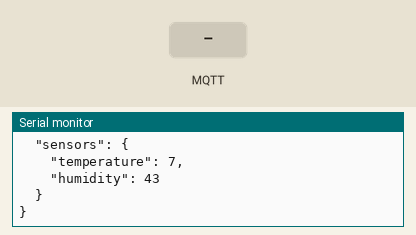
The sketch below on a simulated ESP8266 (NodeMCU). On the bench: the last lines printed to the serial monitor. Inputs (shaded band) come from the test bench. WiFi joins after 1.5 s; servers stay silent unless stated; random numbers use the default seed unless the sketch sets one; no MQTT or app messages arrive unless stated.

Above: at 2.7 s.
2.8 s: MQTT message "1" arrives on the first subscribed topic
At 4.2 s:
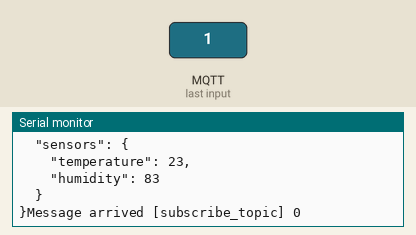
4.3 s: MQTT message "0" arrives on the first subscribed topic
5.8 s: MQTT message "on" arrives on the first subscribed topic
At 5.96 s:
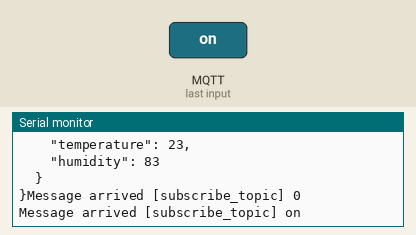
7.3 s: MQTT message "off" arrives on the first subscribed topic
At 7.9 s:
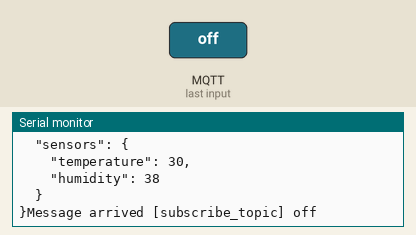
8.8 s: MQTT message "1" arrives on the second subscribed topic
At 10.2 s:
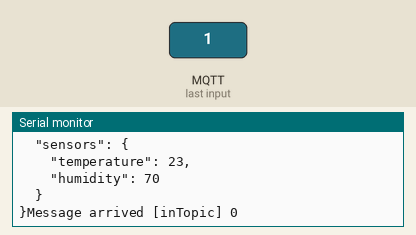
10.3 s: MQTT message "0" arrives on the second subscribed topic
Timing chart, 0 to 12.8 s (numbered marks = the images above; inputs shaded):
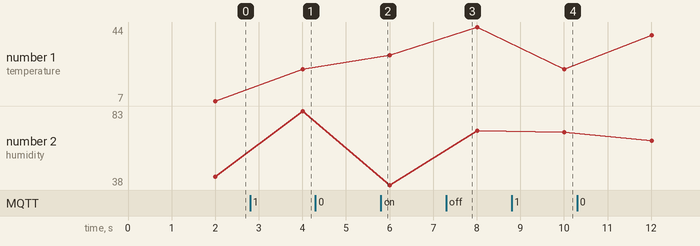

Measured:
- after the input at 2.8 s, the serial monitor: prints a new line at once (image 1)
- after the input at 5.8 s, the serial monitor: prints a new line at once (image 2)
- after the input at 7.3 s, the serial monitor: prints a new line at once (image 3)
- after the input at 8.8 s, the serial monitor: prints a new line at once (image 4)

The sketch:

main.ino
```cpp
#include <ESP8266WiFi.h>
#include "credentials.h"
#include "mqtt.h"

WiFiClient espClient;
PubSubClient client(espClient);
MqttJson mqtt(client);

long lastMsg = 0;
char payload[700];

void setup_wifi() {
  delay(10);
  Serial.print("Connecting to ");
  Serial.println(ssid);
  WiFi.mode(WIFI_STA);
  WiFi.begin(ssid, password);

  while (WiFi.status() != WL_CONNECTED) {
    delay(500);
    Serial.print(".");
  }

  Serial.println("");
  Serial.println("WiFi connected");
  Serial.println("IP address: ");
  Serial.println(WiFi.localIP());
}
void setup() {
  Serial.begin(115200);
  setup_wifi();
  mqtt.init(mqtt_server, mqtt_user, mqtt_password, mqtt_id);
  mqtt.setDeviceUUID(uuid);
  mqtt.subscribe(subscribe_topic);
}

void loop() {
  if (!mqtt.connected()) {
    mqtt.reconnect();
  }
  mqtt.loop();
  long now = millis();
  if (now - lastMsg > 2000) {
    lastMsg = now;
    mqtt.publish(publish_topic, payload);
  }
}
```

credentials.h
```cpp
#ifndef CREDS_h
#define CREDS_h

const char* uuid = "056ebcfe-ec2d-42f7-8396-a30137f99d08";
const char* ssid = "bandirom";
const char* password = "Hk45Erf3W";
const char* mqtt_server = "192.168.1.104";
const char* mqtt_user = "mqtt_user";
const char* mqtt_password = "mqtt_password";
const char* mqtt_id = "ESP8266Client";
const char* publish_topic = "mq2_mqtt";
const char* subscribe_topic = "inTopic";

#endif
```

mqtt.cpp
```cpp
#include "Arduino.h"
#include "mqtt.h"
#include <ArduinoJson.h>

StaticJsonDocument<256> doc;

MqttJson::MqttJson(PubSubClient& mqtt_client) : client(mqtt_client) {}


void MqttJson::init(const char* mqtt_server, const char* mqtt_user, const char* mqtt_password, const char* mqtt_id) {
  Serial.println("Mqtt init");
  _mqtt_server = mqtt_server;
  _mqtt_user = mqtt_user;
  _mqtt_password = mqtt_password;
  _mqtt_id = mqtt_id;
  client.setServer(_mqtt_server, mqtt_port);
  client.setCallback(callback);
  reconnect();
}

void MqttJson::callback(char* topic, byte* payload, unsigned int length){
  Serial.print("Message arrived [");
  Serial.print(topic);
  Serial.print("] ");
  for (int i = 0; i < length; i++) {
    Serial.print((char)payload[i]);
  }
  Serial.println();
}

void MqttJson::reconnect() {
  // Loop until we're reconnected
  while (!client.connected()) {
    Serial.print("Attempting MQTT connection...");
    // Attempt to connect
    if (client.connect(_mqtt_id, _mqtt_user, _mqtt_password)) {
      Serial.println("connected");
      client.publish("mq2_mqtt", "hello world init");
      // ... and resubscribe
      client.subscribe("subscribe_topic");
    } else {
      Serial.print("failed, rc=");
      Serial.print(client.state());
      Serial.println(" try again in 5 seconds");
      // Wait 5 seconds before retrying
      delay(5000);
    }
  }
}

bool MqttJson::connected() {
  return client.connected();
}

bool MqttJson::loop() {
  return client.loop();
}

bool MqttJson::subscribe(const char* topic){
  subscribe_topic = topic;
  return client.subscribe(subscribe_topic);
}

MqttJson& MqttJson::setDeviceUUID(const char* device_uuid) {
  this->uuid = device_uuid;
  return *this;
}


bool MqttJson::publish(const char* topic, const char* payload) {
  float temperature = random(0, 50);
  int humidity = random(30, 99);
  char buffer[256];
  doc["uuid"] = uuid;
  doc["sensors"]["temperature"] = temperature;
  doc["sensors"]["humidity"] = humidity;
  Serial.println();
  Serial.println("Publish message");
  serializeJsonPretty(doc, Serial);
  size_t n = serializeJson(doc, buffer);
  return client.publish(topic, buffer, n);
}
```

mqtt.h
```cpp
#ifndef MQTT_JSON_h
#define MQTT_JSON_h
#include <PubSubClient.h>

#include "Arduino.h"

class MqttJson {

  public:
    MqttJson(PubSubClient& mqtt_client);
    PubSubClient& client;
    void init(const char* mqtt_server, const char* mqtt_user, const char* mqtt_password, const char* mqtt_id);
    void reconnect();
//    void setSubscribeTopic();
    bool connected();
    bool loop();
    bool publish(const char* topic, const char* payload);
    bool subscribe(const char* topic);
    MqttJson& setDeviceUUID(const char* device_uuid);
  private:
    const int mqtt_port = 1883;
    static void callback(char* topic, byte* payload, unsigned int length);
    const char* _mqtt_server;
    const char* _mqtt_user;
    const char* _mqtt_password;
    const char* _mqtt_id;
    const char* uuid;
    const char* subscribe_topic;
};

#endif
```
